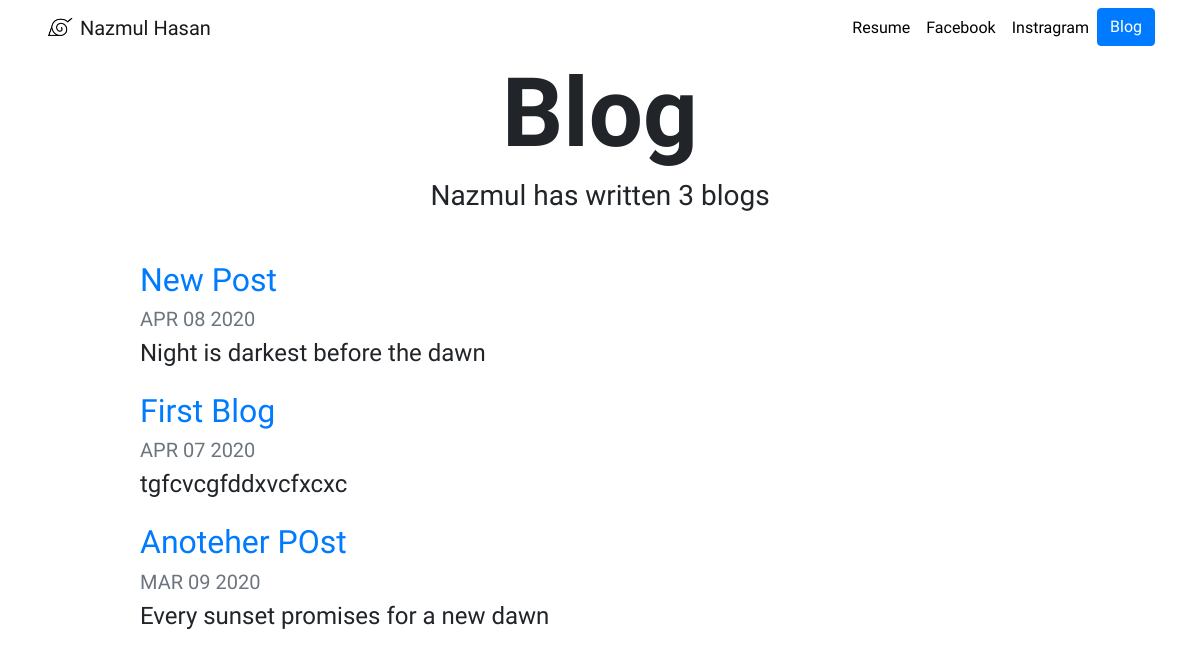
The page /blog/ on the database as committed earlier.
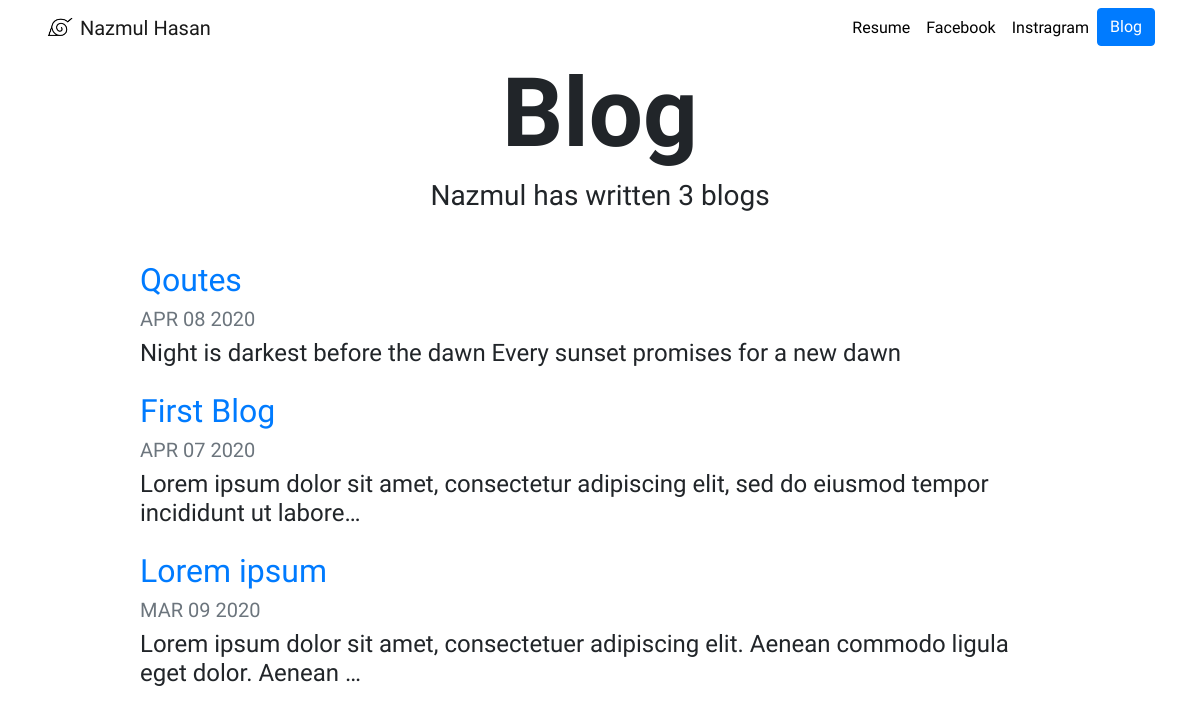
The same page on the database as committed later.
### blog/models.py (models this page shows, shortened)
class Blog(models.Model):
    title = models.CharField(max_length=100)
    description = models.TextField()
    date = models.DateField()

### blog/views.py (the view)
# urls.py: path('', views.all_blog,name = 'all_blog'),
def all_blog(request):
    blogs = Blog.objects.order_by('-date')
    return render(request,'blog/bhome.html',{'blogs':blogs})

### blog/templates/blog/bhome.html
{% extends 'portfolio/base.html' %}
{% load static %}
{% block content %}
<h1 id="blogtitle" class="font-weight-bold text-center">Blog</h1>
<h3 class="text-center mb-5">Nazmul has written {{ blogs.count }} blog{{ blogs.count|pluralize }}</h3>
  {% for blog in blogs %}
    <div class="row justify-content-center my-3">
      <div class="col-md-10">
        <a href="{% url 'blog:detail' blog.id %}">
          <h2>{{ blog.title }}</h2>
        </a>
        <h5 class="text-muted">{{ blog.date|date:'M d Y'|upper }}</h5>
        <h4>{{ blog.description|striptags|truncatechars:100 }}</h4>
      </div>
    </div>
  {% endfor %}
{% endblock %}

Rows that differ between the two databases and show on the page:
changed Blog: title "New Post" → "Qoutes"; description "Night is darkest before the dawn" → "Night is darkest before the dawn Every sunset promises for a new dawn"
changed Blog "First Blog": description "tgfcvcgfddxvcfxcxc" → "Lorem ipsum dolor sit amet, consectetur adipiscing elit, sed do eiusmod tempor incididunt ut labore…"
changed Blog: title "Anoteher POst" → "Lorem ipsum"; description "Every sunset promises for a new dawn" → "Lorem ipsum dolor sit amet, consectetuer adipiscing elit. Aenean commodo ligula eget dolor. Aenean …"
